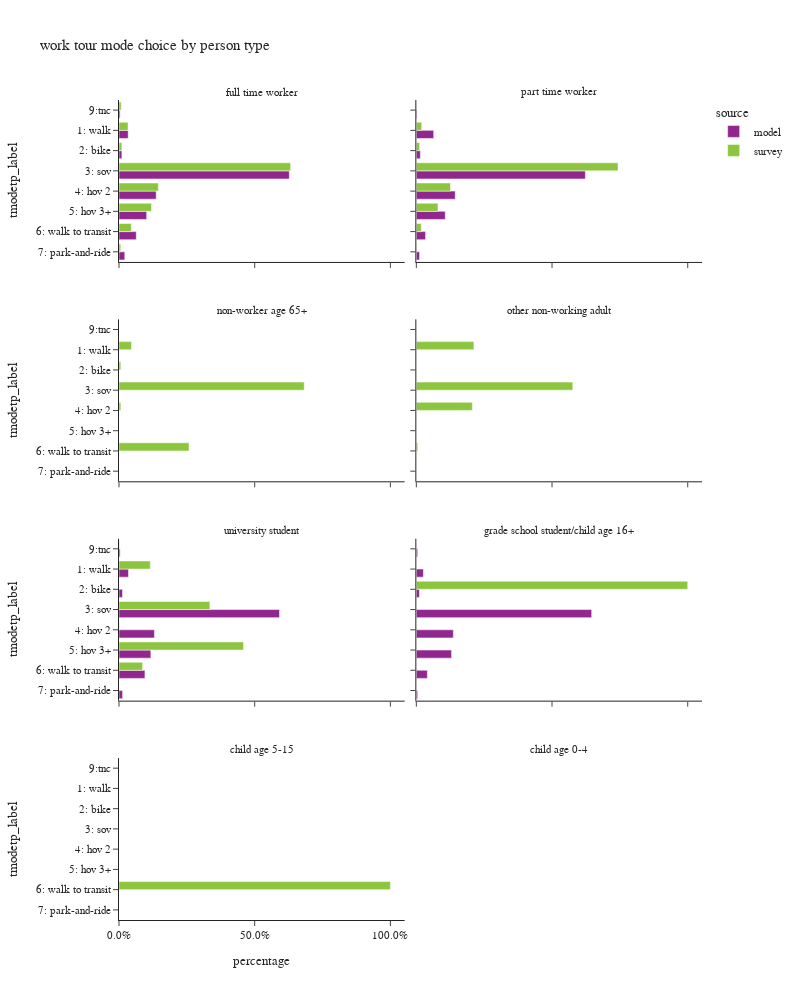

Notebook cell for this chart:
### Code cell
plot_mode_choice(wk_tour,"pptyp_label",
                 {"pptyp_label":["full time worker","part time worker","non-worker age 65+","other non-working adult",
                                 "university student","grade school student/child age 16+","child age 5-15","child age 0-4"],
                  "tmodetp_label":["1: walk","2: bike","3: sov","4: hov 2","5: hov 3+","6: walk to transit",
                                   "7: park-and-ride","8: school bus","9: other–survey only"]},
                 "person type",2,1000)

### Figure 1 — Plotly figure (JSON) as saved in the notebook; plotly's stock layout.template omitted (floating-point values rounded to 4 significant figures)
{"data": [{"alignmentgroup": "True", "customdata": [[4411], [1389], [81779], [17861], [13293], [8290], [2768], [524]], "hovertemplate": "source=model<br>pptyp_label=full time worker<br>percentage=%{x}<br>tmodetp_label=%{y}<br>sample count=%{customdata[0]}<extra></extra>", "legendgroup": "model", "marker": {"color": "#91268F", "pattern": {"shape": ""}}, "name": "model", "offsetgroup": "model", "orientation": "h", "showlegend": true, "textposition": "auto", "type": "bar", "x": [0.03385, 0.01066, 0.6275, 0.1371, 0.102, 0.06362, 0.02124, 0.004021], "xaxis": "x7", "y": ["1: walk", "2: bike", "3: sov", "4: hov 2", "5: hov 3+", "6: walk to transit", "7: park-and-ride", "9:tnc"], "yaxis": "y7"}, {"alignmentgroup": "True", "customdata": [[1138], [263], [11083], [2549], [1897], [606], [212], [45]], "hovertemplate": "source=model<br>pptyp_label=part time worker<br>percentage=%{x}<br>tmodetp_label=%{y}<br>sample count=%{customdata[0]}<extra></extra>", "legendgroup": "model", "marker": {"color": "#91268F", "pattern": {"shape": ""}}, "name": "model", "offsetgroup": "model", "orientation": "h", "showlegend": false, "textposition": "auto", "type": "bar", "x": [0.06396, 0.01478, 0.6229, 0.1433, 0.1066, 0.03406, 0.01191, 0.002529], "xaxis": "x8", "y": ["1: walk", "2: bike", "3: sov", "4: hov 2", "5: hov 3+", "6: walk to transit", "7: park-and-ride", "9:tnc"], "yaxis": "y8"}, {"alignmentgroup": "True", "customdata": [[262], [97], [4443], [981], [882], [718], [99], [31]], "hovertemplate": "source=model<br>pptyp_label=university student<br>percentage=%{x}<br>tmodetp_label=%{y}<br>sample count=%{customdata[0]}<extra></extra>", "legendgroup": "model", "marker": {"color": "#91268F", "pattern": {"shape": ""}}, "name": "model", "offsetgroup": "model", "orientation": "h", "showlegend": false, "textposition": "auto", "type": "bar", "x": [0.03487, 0.01291, 0.5914, 0.1306, 0.1174, 0.09557, 0.01318, 0.004126], "xaxis": "x3", "y": ["1: walk", "2: bike", "3: sov", "4: hov 2", "5: hov 3+", "6: walk to transit", "7: park-and-ride", "9:tnc"], "yaxis": "y3"}, {"alignmentgroup": "True", "customdata": [[16], [7], [398], [84], [80], [25], [3], [3]], "hovertemplate": "source=model<br>pptyp_label=grade school student/child age 16+<br>percentage=%{x}<br>tmodetp_label=%{y}<br>sample count=%{customdata[0]}<extra></extra>", "legendgroup": "model", "marker": {"color": "#91268F", "pattern": {"shape": ""}}, "name": "model", "offsetgroup": "model", "orientation": "h", "showlegend": false, "textposition": "auto", "type": "bar", "x": [0.02597, 0.01136, 0.6461, 0.1364, 0.1299, 0.04058, 0.00487, 0.00487], "xaxis": "x4", "y": ["1: walk", "2: bike", "3: sov", "4: hov 2", "5: hov 3+", "6: walk to transit", "7: park-and-ride", "9:tnc"], "yaxis": "y4"}, {"alignmentgroup": "True", "customdata": [[118], [86], [789], [141], [66], [219], [16], [10]], "hovertemplate": "source=survey<br>pptyp_label=full time worker<br>percentage=%{x}<br>tmodetp_label=%{y}<br>sample count=%{customdata[0]}<extra></extra>", "legendgroup": "survey", "marker": {"color": "#8CC63E", "pattern": {"shape": ""}}, "name": "survey", "offsetgroup": "survey", "orientation": "h", "showlegend": true, "textposition": "auto", "type": "bar", "x": [0.03319, 0.0103, 0.6323, 0.1448, 0.1197, 0.04536, 0.006384, 0.007995], "xaxis": "x7", "y": ["1: walk", "2: bike", "3: sov", "4: hov 2", "5: hov 3+", "6: walk to transit", "7: park-and-ride", "9:tnc"], "yaxis": "y7"}, {"alignmentgroup": "True", "customdata": [[19], [6], [155], [28], [10], [22], [1], [1]], "hovertemplate": "source=survey<br>pptyp_label=part time worker<br>percentage=%{x}<br>tmodetp_label=%{y}<br>sample count=%{customdata[0]}<extra></extra>", "legendgroup": "survey", "marker": {"color": "#8CC63E", "pattern": {"shape": ""}}, "name": "survey", "offsetgroup": "survey", "orientation": "h", "showlegend": false, "textposition": "auto", "type": "bar", "x": [0.0199, 0.01216, 0.7431, 0.126, 0.07978, 0.01808, 0.0009814, 5.31e-05], "xaxis": "x8", "y": ["1: walk", "2: bike", "3: sov", "4: hov 2", "5: hov 3+", "6: walk to transit", "7: park-and-ride", "9:tnc"], "yaxis": "y8"}, {"alignmentgroup": "True", "customdata": [[2], [1], [16], [1], [2]], "hovertemplate": "source=survey<br>pptyp_label=non-worker age 65+<br>percentage=%{x}<br>tmodetp_label=%{y}<br>sample count=%{customdata[0]}<extra></extra>", "legendgroup": "survey", "marker": {"color": "#8CC63E", "pattern": {"shape": ""}}, "name": "survey", "offsetgroup": "survey", "orientation": "h", "showlegend": false, "textposition": "auto", "type": "bar", "x": [0.04594, 0.006798, 0.6825, 0.00672, 0.258], "xaxis": "x5", "y": ["1: walk", "2: bike", "3: sov", "4: hov 2", "6: walk to transit"], "yaxis": "y5"}, {"alignmentgroup": "True", "customdata": [[2], [3], [5], [1]], "hovertemplate": "source=survey<br>pptyp_label=other non-working adult<br>percentage=%{x}<br>tmodetp_label=%{y}<br>sample count=%{customdata[0]}<extra></extra>", "legendgroup": "survey", "marker": {"color": "#8CC63E", "pattern": {"shape": ""}}, "name": "survey", "offsetgroup": "survey", "orientation": "h", "showlegend": false, "textposition": "auto", "type": "bar", "x": [0.2122, 0.5764, 0.2063, 0.005049], "xaxis": "x6", "y": ["1: walk", "3: sov", "4: hov 2", "6: walk to transit"], "yaxis": "y6"}, {"alignmentgroup": "True", "customdata": [[5], [1], [13], [1], [2], [9], [1]], "hovertemplate": "source=survey<br>pptyp_label=university student<br>percentage=%{x}<br>tmodetp_label=%{y}<br>sample count=%{customdata[0]}<extra></extra>", "legendgroup": "survey", "marker": {"color": "#8CC63E", "pattern": {"shape": ""}}, "name": "survey", "offsetgroup": "survey", "orientation": "h", "showlegend": false, "textposition": "auto", "type": "bar", "x": [0.1153, 0.0004684, 0.3347, 0.001578, 0.459, 0.0869, 0.002044], "xaxis": "x3", "y": ["1: walk", "2: bike", "3: sov", "4: hov 2", "5: hov 3+", "6: walk to transit", "9:tnc"], "yaxis": "y3"}, {"alignmentgroup": "True", "customdata": [[1]], "hovertemplate": "source=survey<br>pptyp_label=grade school student/child age 16+<br>percentage=%{x}<br>tmodetp_label=%{y}<br>sample count=%{customdata[0]}<extra></extra>", "legendgroup": "survey", "marker": {"color": "#8CC63E", "pattern": {"shape": ""}}, "name": "survey", "offsetgroup": "survey", "orientation": "h", "showlegend": false, "textposition": "auto", "type": "bar", "x": [1.0], "xaxis": "x4", "y": ["2: bike"], "yaxis": "y4"}, {"alignmentgroup": "True", "customdata": [[1]], "hovertemplate": "source=survey<br>pptyp_label=child age 5-15<br>percentage=%{x}<br>tmodetp_label=%{y}<br>sample count=%{customdata[0]}<extra></extra>", "legendgroup": "survey", "marker": {"color": "#8CC63E", "pattern": {"shape": ""}}, "name": "survey", "offsetgroup": "survey", "orientation": "h", "showlegend": false, "textposition": "auto", "type": "bar", "x": [1.0], "xaxis": "x", "y": ["6: walk to transit"], "yaxis": "y"}], "layout": {"annotations": [{"font": {}, "showarrow": false, "text": "child age 5-15", "x": 0.245, "xanchor": "center", "xref": "paper", "y": 0.1975, "yanchor": "bottom", "yref": "paper"}, {"font": {}, "showarrow": false, "text": "child age 0-4", "x": 0.755, "xanchor": "center", "xref": "paper", "y": 0.1975, "yanchor": "bottom", "yref": "paper"}, {"font": {}, "showarrow": false, "text": "university student", "x": 0.245, "xanchor": "center", "xref": "paper", "y": 0.465, "yanchor": "bottom", "yref": "paper"}, {"font": {}, "showarrow": false, "text": "grade school student/child age 16+", "x": 0.755, "xanchor": "center", "xref": "paper", "y": 0.465, "yanchor": "bottom", "yref": "paper"}, {"font": {}, "showarrow": false, "text": "non-worker age 65+", "x": 0.245, "xanchor": "center", "xref": "paper", "y": 0.7325, "yanchor": "bottom", "yref": "paper"}, {"font": {}, "showarrow": false, "text": "other non-working adult", "x": 0.755, "xanchor": "center", "xref": "paper", "y": 0.7325, "yanchor": "bottom", "yref": "paper"}, {"font": {}, "showarrow": false, "text": "full time worker", "x": 0.245, "xanchor": "center", "xref": "paper", "y": 1.0, "yanchor": "bottom", "yref": "paper"}, {"font": {}, "showarrow": false, "text": "part time worker", "x": 0.755, "xanchor": "center", "xref": "paper", "y": 1.0, "yanchor": "bottom", "yref": "paper"}], "barmode": "group", "height": 1000, "legend": {"title": {"text": "source"}, "tracegroupgap": 0}, "title": {"text": "work tour mode choice by person type"}, "width": 800, "xaxis": {"anchor": "y", "domain": [0.0, 0.49], "tickformat": ".1%", "title": {"text": "percentage"}}, "xaxis2": {"anchor": "y2", "domain": [0.51, 1.0], "matches": "x", "tickformat": ".1%", "title": {"text": "percentage"}}, "xaxis3": {"anchor": "y3", "domain": [0.0, 0.49], "matches": "x", "showticklabels": false, "tickformat": ".1%"}, "xaxis4": {"anchor": "y4", "domain": [0.51, 1.0], "matches": "x", "showticklabels": false, "tickformat": ".1%"}, "xaxis5": {"anchor": "y5", "domain": [0.0, 0.49], "matches": "x", "showticklabels": false, "tickformat": ".1%"}, "xaxis6": {"anchor": "y6", "domain": [0.51, 1.0], "matches": "x", "showticklabels": false, "tickformat": ".1%"}, "xaxis7": {"anchor": "y7", "domain": [0.0, 0.49], "matches": "x", "showticklabels": false, "tickformat": ".1%"}, "xaxis8": {"anchor": "y8", "domain": [0.51, 1.0], "matches": "x", "showticklabels": false, "tickformat": ".1%"}, "yaxis": {"anchor": "x", "categoryarray": ["9: other–survey only", "8: school bus", "7: park-and-ride", "6: walk to transit", "5: hov 3+", "4: hov 2", "3: sov", "2: bike", "1: walk"], "categoryorder": "array", "domain": [0.0, 0.1975], "title": {"text": "tmodetp_label"}}, "yaxis2": {"anchor": "x2", "domain": [0.0, 0.1975], "matches": "y", "showticklabels": false}, "yaxis3": {"anchor": "x3", "categoryarray": ["9: other–survey only", "8: school bus", "7: park-and-ride", "6: walk to transit", "5: hov 3+", "4: hov 2", "3: sov", "2: bike", "1: walk"], "categoryorder": "array", "domain": [0.2675, 0.465], "matches": "y", "title": {"text": "tmodetp_label"}}, "yaxis4": {"anchor": "x4", "domain": [0.2675, 0.465], "matches": "y", "showticklabels": false}, "yaxis5": {"anchor": "x5", "categoryarray": ["9: other–survey only", "8: school bus", "7: park-and-ride", "6: walk to transit", "5: hov 3+", "4: hov 2", "3: sov", "2: bike", "1: walk"], "categoryorder": "array", "domain": [0.535, 0.7325], "matches": "y", "title": {"text": "tmodetp_label"}}, "yaxis6": {"anchor": "x6", "domain": [0.535, 0.7325], "matches": "y", "showticklabels": false}, "yaxis7": {"anchor": "x7", "categoryarray": ["9: other–survey only", "8: school bus", "7: park-and-ride", "6: walk to transit", "5: hov 3+", "4: hov 2", "3: sov", "2: bike", "1: walk"], "categoryorder": "array", "domain": [0.8025, 1.0], "matches": "y", "title": {"text": "tmodetp_label"}}, "yaxis8": {"anchor": "x8", "domain": [0.8025, 1.0], "matches": "y", "showticklabels": false}}}
